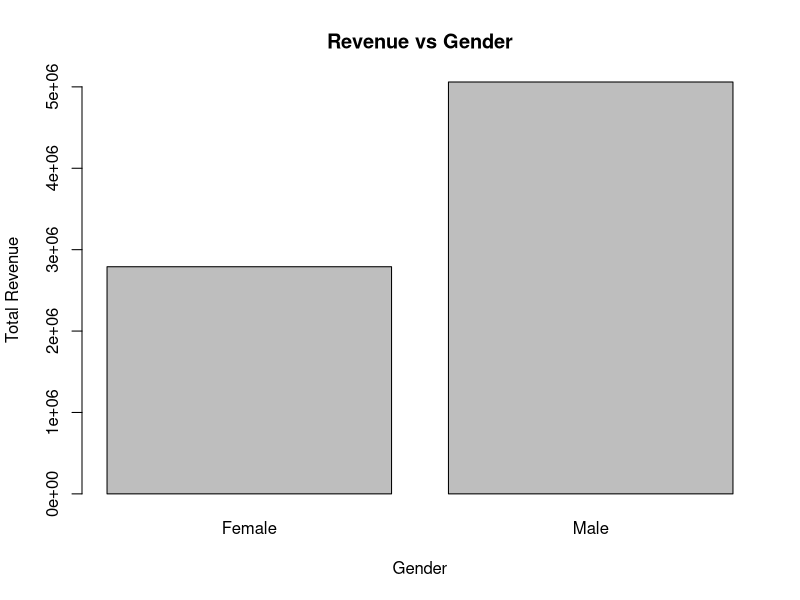
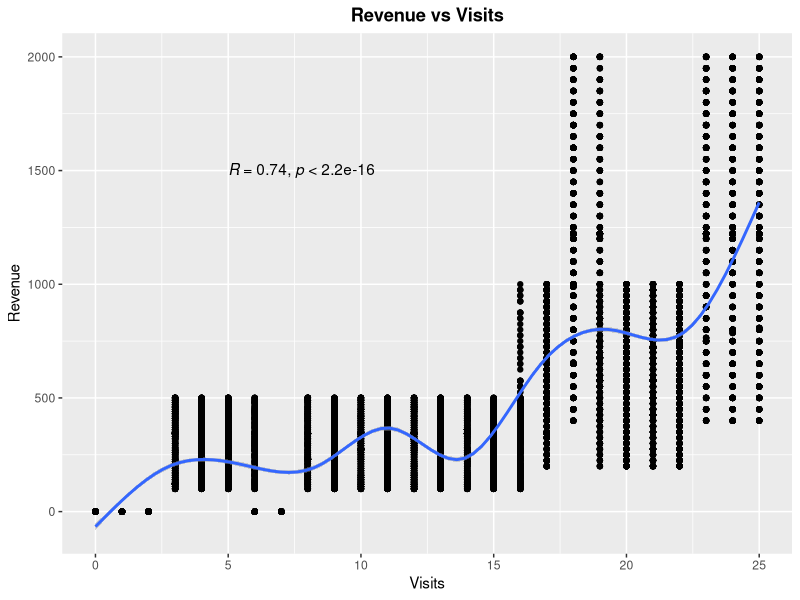

Source code (R) for these figures, in order:
## ---- chunk 1
knitr::opts_chunk$set(echo = TRUE)
## ---- chunk 2
library(tidyverse)
library(readr)

setwd("C:/Users/Jordan Lian/OneDrive - Northeastern University/Spring 2021/DA 5030/Practice 1")
data <- read.csv(file = "customertxndata.csv", header = FALSE)
names(data) <- c('Visits','Transactions','Op_Sys', 'Gender', 'Revenue')
head(data)
## ---- chunk 3
# Total Transaction Amount (Revenue)
sum(data$Revenue)

# Mean Number of Visits
mean(data$Visits)
  
# Median Revenue
median(data$Revenue)
  
# Standard Deviation of Revenue
sd(data$Revenue)
  
# Most Common Gender (Exclude any cases where there is a missing value)
gender <- data[!is.na(data$Gender),]
max(gender$Gender)
## ---- chunk 4
library(dplyr)

# Aggregate the total revenue based on gender
total_revenue <- aggregate(Revenue~Gender, gender, sum)
names(total_revenue)[2] <- 'Revenue'
total_revenue

# Mutate the data frame using %>%
total_revenue <- gender %>%
  group_by(Gender) %>%
  summarise(Revenue=sum(Revenue))

# Both methods get the same result
total_revenue

# Plot: Revenue vs Gender
barplot(total_revenue$Revenue, main="Revenue vs Gender",
          xlab="Gender",
          ylab="Total Revenue",
          names.arg=c("Female", "Male"))
## ---- chunk 5
library(ggplot2)
library(ggpubr)

# Correlation Calculation 
cor.test(data$Visits, data$Revenue)

# Plot: Revenue vs Visits
ggplot(data, aes(x=Visits, y=Revenue)) + 
  geom_point() +
  geom_smooth() +
  stat_cor(method = "pearson", label.x = 5, label.y = 1500) + 
  ggtitle("Revenue vs Visits") +
  theme(plot.title = element_text(face = "bold", hjust = 0.5)) 
## ---- chunk 6
colnames(data)[colSums(is.na(data)) > 0]
## ---- chunk 7
# Mean Transaction
mean_trans <- mean(data$Transactions, na.rm = TRUE)
mean_trans

# Round Value
round(mean_trans)

# Mode for Gender
max(gender$Gender)
## ---- chunk 8
library(tidyr)

# Insert the mean and mode into the respective columns using %>%
mod_data <- data %>% replace_na(list(Transactions = round(mean_trans), Gender = max(gender$Gender))) 
head(mod_data)
## ---- chunk 9
# Training Data
training <- mod_data %>% dplyr::filter(row_number() %% 2 == 1) ## Odd rows

# Validation Data
validation <- mod_data %>% dplyr::filter(row_number() %% 2 == 0) ## Even rows

head(training)
head(validation)
## ---- chunk 10
# Training Data
mean(training$Revenue)

# Validation Data
mean(validation$Revenue)

# Average of the two means vs Actual Mean
0.5 * (mean(training$Revenue) + mean(validation$Revenue))
mean(data$Revenue)
## ---- chunk 11
# Set Seed so that same sample can be reproduced in future also
set.seed(77654)

# Get 60% of data as the training set 
sample_1 <- sample.int(n = nrow(mod_data), size = floor(.60*nrow(mod_data)), replace = F)
train <- mod_data[sample_1, ]
test_val  <- mod_data[-sample_1, ]

# Split the Remaining 40%
sample_2 <- sample.int(n = nrow(test_val), size = floor(.50*nrow(test_val)), replace = F)
test <- test_val[sample_2, ]
valid <- test_val[-sample_2, ]

# Datasets  
head(train)
head(test)
head(valid)
